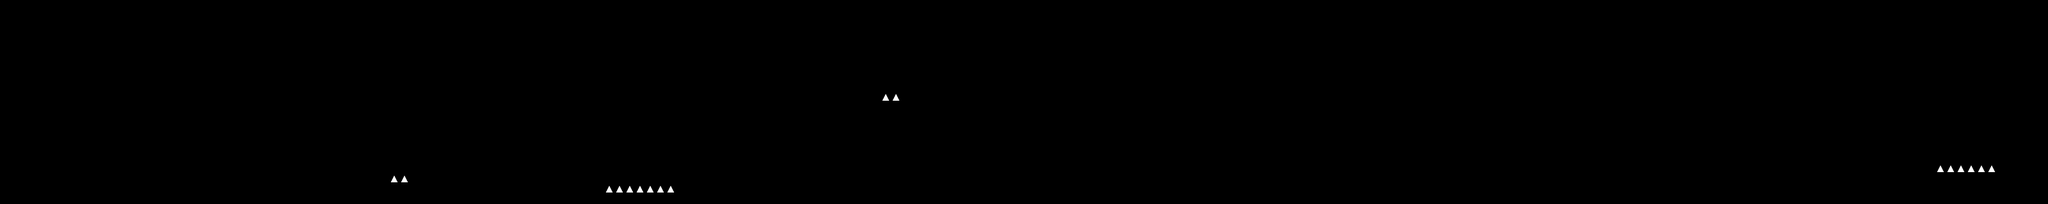

A level layout from a 2D game, rendered from its tile map. Below: a short description, then the map file with tile-grid data replaced by summaries:
An orthogonal 200x20 tile map with 16x16 px tiles, 2 tile layers (tileLayer, hazardLayer) and 205 objects (74x color, 59x coin, 9x rock, 8x walker, 8x spike, ...).

<map version="1.0" orientation="orthogonal" renderorder="right-down" width="200" height="20" tilewidth="16" tileheight="16" nextobjectid="307">
    <tileset firstgid="1" name="worlds" tilewidth="16" tileheight="16" spacing="4" margin="2" tilecount="9" columns="9">
        <image source="tiles.png" width="180" height="20" />
    </tileset>
    <layer name="tileLayer" width="200" height="20">
        <data>[4000 cells, 671 non-empty, 8 distinct tile ids]</data>
    </layer>
    <objectgroup name="gameObjects">
        <object id="1" name="player" x="32" y="256" width="16" height="32" />
        <object id="4" name="walker" x="80" y="176" width="16" height="32" />
        <object id="6" name="walker" x="1328" y="256" width="16" height="32" />
        <object id="9" name="jumper" x="2176" y="224" width="16" height="32" />
        <object id="10" name="jumper" x="2544" y="224" width="16" height="32" />
        <object id="11" name="jumper" x="2944" y="224" width="16" height="32" />
        <object id="12" name="flyer" x="272" y="192" width="16" height="32" />
        <object id="15" name="staticshooter" x="1968" y="208" width="16" height="32" />
        <object id="16" name="staticshooter" x="2288" y="208" width="16" height="32" />
        <object id="28" name="coin" x="32" y="160" width="16" height="16" />
        <object id="19" name="coin" x="64" y="160" width="16" height="16" />
        <object id="20" name="coin" x="48" y="160" width="16" height="16" />
        <object id="21" name="powerup" x="1696" y="80" width="16" height="16" />
        <object id="24" name="exit" x="3168" y="208" width="32" height="48" />
        <object id="49" name="spike" x="640" y="80" width="16" height="16" />
        <object id="51" name="spike" x="848" y="208" width="16" height="16" />
        <object id="55" name="spike" x="1168" y="144" width="16" height="16" />
        <object id="56" name="spike" x="1296" y="144" width="16" height="16" />
        <object id="64" name="spike" x="2304" y="128" width="16" height="16" />
        <object id="64" name="walker" x="2223" y="224" width="16" height="32" />
        <object id="64" name="walker" x="2592" y="224" width="16" height="32" />
        <object id="68" name="walker" x="2640" y="224" width="16" height="32" />
        <object id="71" name="walker" x="2352" y="32" width="16" height="32" />
        <object id="73" name="walker" x="1456" y="192" width="16" height="32" />
        <object id="74" name="jumper" x="1328" y="256" width="16" height="32" />
        <object id="76" name="flyer" x="880" y="224" width="16" height="32" />
        <object id="77" name="flyer" x="608" y="224" width="16" height="32" />
        <object id="78" name="walker" x="144" y="256" width="16" height="32" />
        <object id="79" name="flyer" x="176" y="32" width="16" height="32" />
        <object id="80" name="flyer" x="400" y="96" width="16" height="32" />
        <object id="81" name="coin" x="640" y="224" width="16" height="16" />
        <object id="82" name="coin" x="656" y="224" width="16" height="16" />
        <object id="83" name="coin" x="816" y="240" width="16" height="16" />
        <object id="84" name="coin" x="960" y="192" width="16" height="16" />
        <object id="85" name="coin" x="976" y="192" width="16" height="16" />
        <object id="89" name="coin" x="1632" y="48" width="16" height="16" />
        <object id="96" name="coin" x="1648" y="48" width="16" height="16" />
        <object id="103" name="coin" x="240" y="64" width="16" height="16" />
        <object id="104" name="coin" x="256" y="64" width="16" height="16" />
        <object id="105" name="coin" x="336" y="64" width="16" height="16" />
        <object id="106" name="coin" x="352" y="64" width="16" height="16" />
        <object id="107" name="coin" x="832" y="240" width="16" height="16" />
        <object id="108" name="coin" x="848" y="240" width="16" height="16" />
        <object id="109" name="coin" x="1008" y="192" width="16" height="16" />
        <object id="110" name="coin" x="1024" y="192" width="16" height="16" />
        <object id="113" name="coin" x="1248" y="240" width="16" height="16" />
        <object id="114" name="coin" x="1264" y="256" width="16" height="16" />
        <object id="117" name="coin" x="1584" y="144" width="16" height="16" />
        <object id="118" name="coin" x="1568" y="144" width="16" height="16" />
        <object id="119" name="coin" x="1616" y="160" width="16" height="16" />
        <object id="120" name="coin" x="1648" y="176" width="16" height="16" />
        <object id="121" name="coin" x="1712" y="80" width="16" height="16" />
        <object id="122" name="coin" x="1728" y="96" width="16" height="16" />
        <object id="124" name="coin" x="1824" y="176" width="16" height="16" />
        <object id="125" name="coin" x="1840" y="192" width="16" height="16" />
        <object id="126" name="coin" x="1856" y="208" width="16" height="16" />
        <object id="127" name="coin" x="1776" y="256" width="16" height="16" />
        <object id="128" name="coin" x="1776" y="240" width="16" height="16" />
        <object id="129" name="coin" x="1776" y="224" width="16" height="16" />
        <object id="130" name="coin" x="2112" y="224" width="16" height="16" />
        <object id="131" name="coin" x="2128" y="224" width="16" height="16" />
        <object id="132" name="coin" x="2144" y="224" width="16" height="16" />
        <object id="133" name="coin" x="2160" y="224" width="16" height="16" />
        <object id="134" name="coin" x="2160" y="16" width="16" height="16" />
        <object id="135" name="coin" x="2176" y="16" width="16" height="16" />
        <object id="136" name="coin" x="2192" y="32" width="16" height="16" />
        <object id="137" name="coin" x="2288" y="48" width="16" height="16" />
        <object id="138" name="coin" x="2304" y="48" width="16" height="16" />
        <object id="139" name="coin" x="2320" y="48" width="16" height="16" />
        <object id="140" name="coin" x="2336" y="48" width="16" height="16" />
        <object id="150" name="coin" x="3056" y="192" width="16" height="16" />
        <object id="161" name="coin" x="768" y="128" width="16" height="16" />
        <object id="162" name="coin" x="784" y="112" width="16" height="16" />
        <object id="163" name="coin" x="864" y="240" width="16" height="16" />
        <object id="165" name="coin" x="464" y="256" width="16" height="16" />
        <object id="166" name="coin" x="464" y="240" width="16" height="16" />
        <object id="167" name="coin" x="464" y="224" width="16" height="16" />
        <object id="168" name="coin" x="464" y="208" width="16" height="16" />
        <object id="169" name="coin" x="16" y="64" width="16" height="16" />
        <object id="170" name="coin" x="16" y="48" width="16" height="16" />
        <object id="238" name="spike" x="2864" y="176" width="16" height="16" />
        <object id="239" name="spike" x="2208" y="128" width="16" height="16" />
        <object id="240" name="spike" x="1248" y="112" width="16" height="16" />
        <object id="244" name="staticshooter" x="704" y="176" width="16" height="32" />
        <object id="247" name="staticshooter" x="1344" y="256" width="16" height="32" />
        <object id="248" name="staticshooter" x="2464" y="224" width="16" height="32" />
        <object id="249" name="staticshooter" x="2672" y="224" width="16" height="32" />
        <object id="250" name="staticshooter" x="2864" y="112" width="16" height="32" />
        </objectgroup>
    <layer name="hazardLayer" width="200" height="20">
        <data>[4000 cells, 18 non-empty, 2 distinct tile ids]</data>
    </layer>
    <objectgroup name="colors">
        <!-- 104 objects omitted --></objectgroup>
    <objectgroup name="background">
        <!-- 3 objects omitted --></objectgroup>
</map>
<!-- 117 of 205 objects omitted -->
